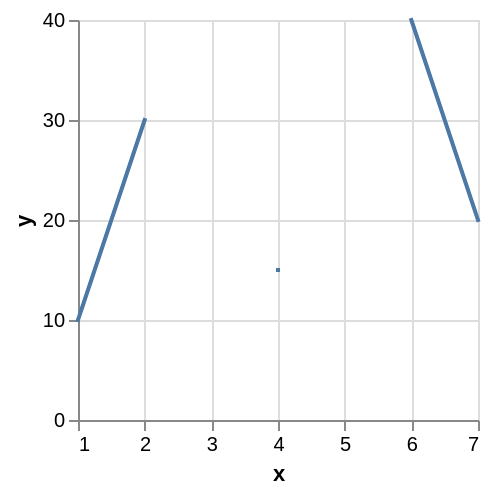

The specification (Vega-Lite) saved for this image:
### Vega specification from a JSON file in a GitHub repository (floating-point values rounded to 4 significant figures)
{"$schema": "https://vega.github.io/schema/vega/v5.json", "autosize": "pad", "padding": 5, "width": 200, "height": 200, "style": "cell", "data": [{"name": "source_0", "values": [{"x": 1, "y": 10}, {"x": 2, "y": 30}, {"x": 3, "y": null}, {"x": 4, "y": 15}, {"x": 5, "y": null}, {"x": 6, "y": 40}, {"x": 7, "y": 20}]}, {"name": "data_0", "source": "source_0", "transform": [{"type": "formula", "expr": "toNumber(datum[\"x\"])", "as": "x"}]}], "marks": [{"name": "marks", "type": "line", "style": ["line"], "sort": {"field": "datum[\"x\"]"}, "from": {"data": "data_0"}, "encode": {"update": {"strokeCap": {"value": "square"}, "stroke": {"value": "#4c78a8"}, "x": {"scale": "x", "field": "x"}, "y": {"scale": "y", "field": "y"}, "defined": {"signal": "datum[\"x\"] !== null && isFinite(datum[\"x\"]) && datum[\"y\"] !== null && isFinite(datum[\"y\"])"}}}}], "scales": [{"name": "x", "type": "linear", "domain": {"data": "data_0", "field": "x"}, "range": [0, {"signal": "width"}], "nice": true, "zero": false}, {"name": "y", "type": "linear", "domain": {"data": "data_0", "field": "y"}, "range": [{"signal": "height"}, 0], "nice": true, "zero": true}], "axes": [{"scale": "x", "orient": "bottom", "gridScale": "y", "grid": true, "tickCount": {"signal": "ceil(width/40)"}, "domain": false, "labels": false, "maxExtent": 0, "minExtent": 0, "ticks": false, "zindex": 0}, {"scale": "y", "orient": "left", "gridScale": "x", "grid": true, "tickCount": {"signal": "ceil(height/40)"}, "domain": false, "labels": false, "maxExtent": 0, "minExtent": 0, "ticks": false, "zindex": 0}, {"scale": "x", "orient": "bottom", "grid": false, "title": "x", "labelFlush": true, "labelOverlap": true, "tickCount": {"signal": "ceil(width/40)"}, "zindex": 0}, {"scale": "y", "orient": "left", "grid": false, "title": "y", "labelOverlap": true, "tickCount": {"signal": "ceil(height/40)"}, "zindex": 0}]}
